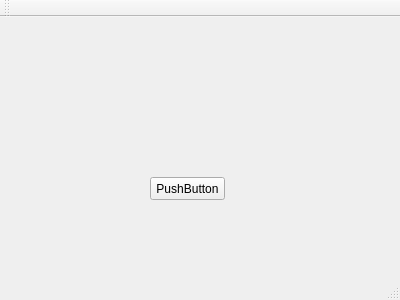
<?xml version="1.0" encoding="UTF-8"?>
<ui version="4.0">
 <class>MainWindow</class>
 <widget class="QMainWindow" name="MainWindow">
  <property name="geometry">
   <rect>
    <x>0</x>
    <y>0</y>
    <width>400</width>
    <height>300</height>
   </rect>
  </property>
  <property name="windowTitle">
   <string>MainWindow</string>
  </property>
  <widget class="QWidget" name="centralWidget">
   <widget class="QPushButton" name="pushButton">
    <property name="geometry">
     <rect>
      <x>150</x>
      <y>160</y>
      <width>75</width>
      <height>23</height>
     </rect>
    </property>
    <property name="text">
     <string>PushButton</string>
    </property>
   </widget>
  </widget>
  <widget class="QMenuBar" name="menuBar">
   <property name="geometry">
    <rect>
     <x>0</x>
     <y>0</y>
     <width>400</width>
     <height>21</height>
    </rect>
   </property>
  </widget>
  <widget class="QToolBar" name="mainToolBar">
   <attribute name="toolBarArea">
    <enum>TopToolBarArea</enum>
   </attribute>
   <attribute name="toolBarBreak">
    <bool>false</bool>
   </attribute>
  </widget>
  <widget class="QStatusBar" name="statusBar"/>
 </widget>
 <layoutdefault spacing="6" margin="11"/>
 <resources/>
 <connections/>
</ui>
